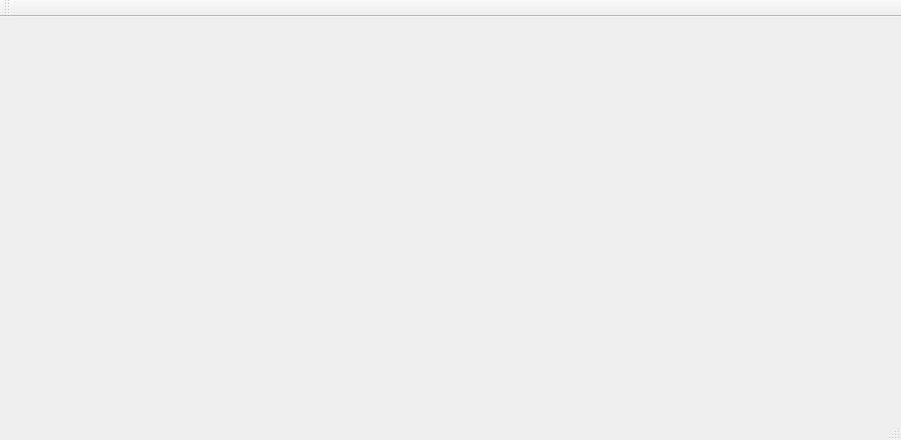
<?xml version="1.0" encoding="UTF-8"?>
<ui version="4.0">
 <class>MainWindow</class>
 <widget class="QMainWindow" name="MainWindow">
  <property name="geometry">
   <rect>
    <x>0</x>
    <y>0</y>
    <width>901</width>
    <height>440</height>
   </rect>
  </property>
  <property name="palette">
   <palette>
    <active>
     <colorrole role="Button">
      <brush brushstyle="SolidPattern">
       <color alpha="255">
        <red>106</red>
        <green>105</green>
        <blue>105</blue>
       </color>
      </brush>
     </colorrole>
     <colorrole role="Highlight">
      <brush brushstyle="SolidPattern">
       <color alpha="255">
        <red>240</red>
        <green>6</green>
        <blue>10</blue>
       </color>
      </brush>
     </colorrole>
    </active>
    <inactive>
     <colorrole role="Button">
      <brush brushstyle="SolidPattern">
       <color alpha="255">
        <red>106</red>
        <green>105</green>
        <blue>105</blue>
       </color>
      </brush>
     </colorrole>
     <colorrole role="Highlight">
      <brush brushstyle="SolidPattern">
       <color alpha="255">
        <red>240</red>
        <green>6</green>
        <blue>10</blue>
       </color>
      </brush>
     </colorrole>
    </inactive>
    <disabled>
     <colorrole role="Button">
      <brush brushstyle="SolidPattern">
       <color alpha="255">
        <red>106</red>
        <green>105</green>
        <blue>105</blue>
       </color>
      </brush>
     </colorrole>
     <colorrole role="Highlight">
      <brush brushstyle="SolidPattern">
       <color alpha="255">
        <red>240</red>
        <green>240</green>
        <blue>240</blue>
       </color>
      </brush>
     </colorrole>
    </disabled>
   </palette>
  </property>
  <property name="windowTitle">
   <string>MainWindow</string>
  </property>
  <property name="toolButtonStyle">
   <enum>Qt::ToolButtonIconOnly</enum>
  </property>
  <property name="tabShape">
   <enum>QTabWidget::Rounded</enum>
  </property>
  <widget class="QWidget" name="centralWidget">
   <layout class="QHBoxLayout" name="horizontalLayout_5">
    <item>
     <widget class="QStackedWidget" name="stackedWidget"/>
    </item>
   </layout>
  </widget>
  <widget class="QMenuBar" name="menuBar">
   <property name="geometry">
    <rect>
     <x>0</x>
     <y>0</y>
     <width>901</width>
     <height>25</height>
    </rect>
   </property>
  </widget>
  <widget class="QToolBar" name="mainToolBar">
   <attribute name="toolBarArea">
    <enum>TopToolBarArea</enum>
   </attribute>
   <attribute name="toolBarBreak">
    <bool>false</bool>
   </attribute>
  </widget>
  <widget class="QStatusBar" name="statusBar"/>
 </widget>
 <layoutdefault spacing="6" margin="11"/>
 <resources/>
 <connections/>
</ui>
